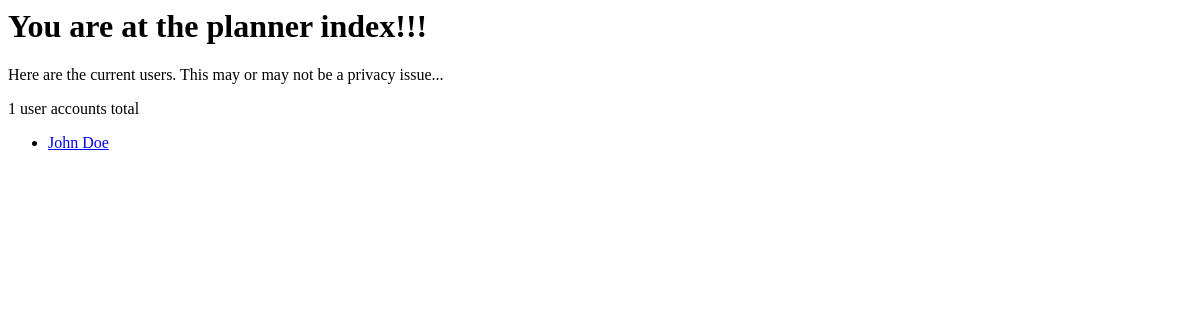
The app's page /planner/, older data.
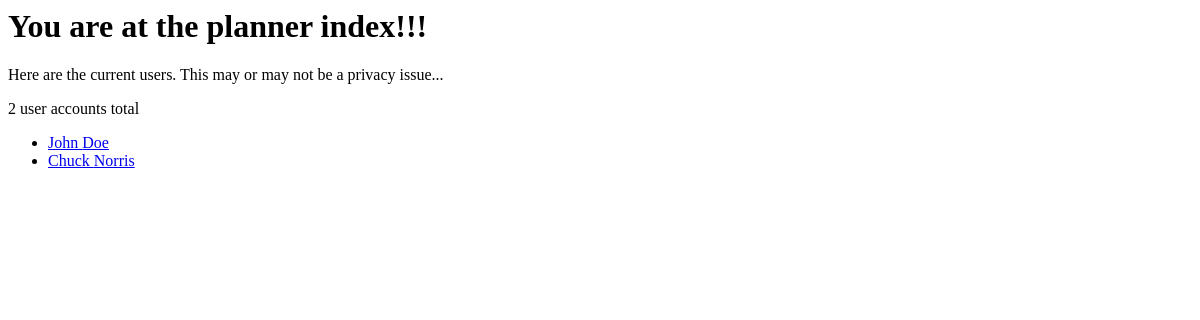
The same page, newer data.
### planner/models.py (models this page shows, shortened)
class UserAccount(models.Model):
	firstName = models.CharField(max_length=200)
	lastName = models.CharField(max_length=200)
	username = models.CharField(max_length=200)
	school = models.CharField(max_length=200)

### planner/views.py (the view)
def index(request):
	userAccounts = UserAccount.objects.all();
	context = { 'userAccounts': userAccounts}
	return render(request, 'planner/index.html', context)

### planner/templates/planner/index.html
<h1>You are at the planner index!!!</h1>
<p>Here are the current users. This may or may not be a privacy issue...</p>
<p>{{ userAccounts.count }} user accounts total</p>
<ul>
	{% for account in userAccounts %}
		<li><a href="{% url 'userAccount' username=account.username %}">
			{{ account.firstName }} {{ account.lastName }}
		</a></li>
	{% endfor %}
</ul>

Row changes from the older to the newer data that the page shows:
added UserAccount: firstName "Chuck", lastName "Norris"
Text that changed along with them:
{{ userAccounts.count }}: "1" → "2"
